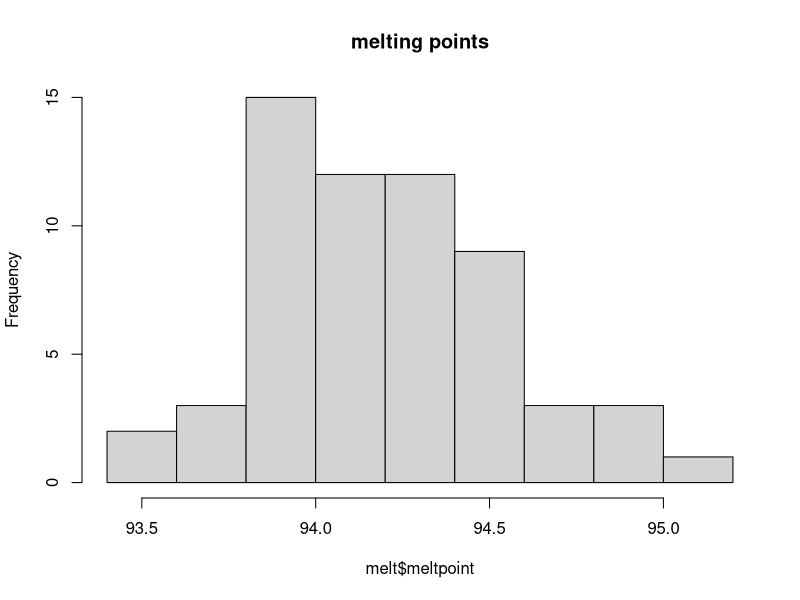
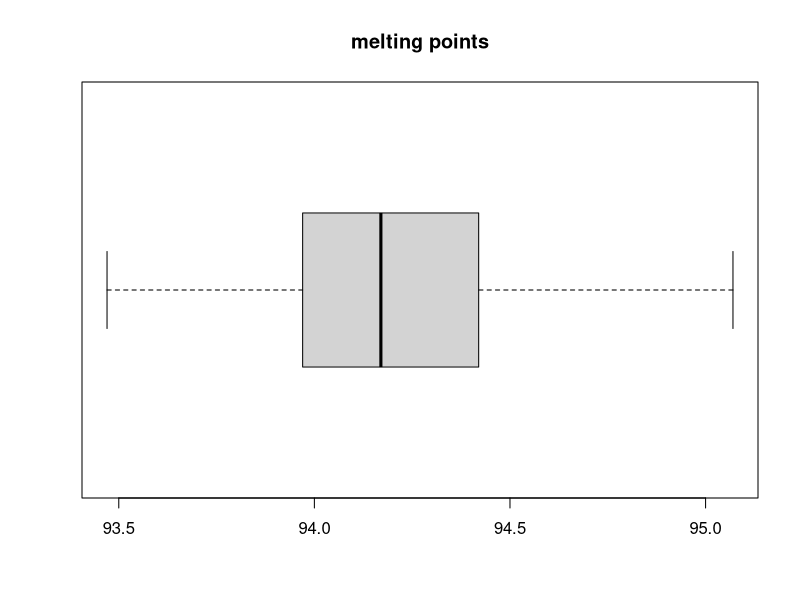

These figures' R source, in order:
# Task 2

q1 <- 2^10
q2 <- log(10, base = 2)
q3a <- cospi(2)
q3b <- asin(0.5)
q3c <- qt(0.05, 10) # Double check

# Task 3

#X <- 2 invalid
X1 <- 3
X_ <- 4
#_X <- 5 invalid
.X <- 6
X. <- 7

#Task 4

temp_C <- c(23.5,23.4,22.1,19.5)
sd(temp_C)
i <- 1
tempF <-  c(1,2,3,4)
for(i in temp_C) {
  tempF <- temp_C * 33.8
  print(i)
}
tempF

# Task 5

independantNo <- runif(10, 1, 10)



# --------------------------------------------------------------------------
melt = read.table("melt.dat", header = TRUE)
head(melt)
head(melt$meltpoint)

stem(melt$meltpoint)
hist(melt$meltpoint, main = "melting points")
boxplot(melt$meltpoint, horizontal = TRUE,
        main = "melting points")
summary(melt$meltpoint)
sd(melt$meltpoint)
mean(melt$meltpoint)

# --------------------------------------------------------------------------
t.test(meltpoint ~ burner, data = melt)

pValue <- t.test(meltpoint ~ burner, data = melt)$p.value

if(pValue < 0.05) {
  print("Reject")
} else {
  print("Do Not Reject")
}

# --------------------------------------------------------------------------
CI <- t.test(meltpoint ~ burner, data = melt)$conf.int
# Ask how to find confidence interval
CI

# --------------------------------------------------------------------------




